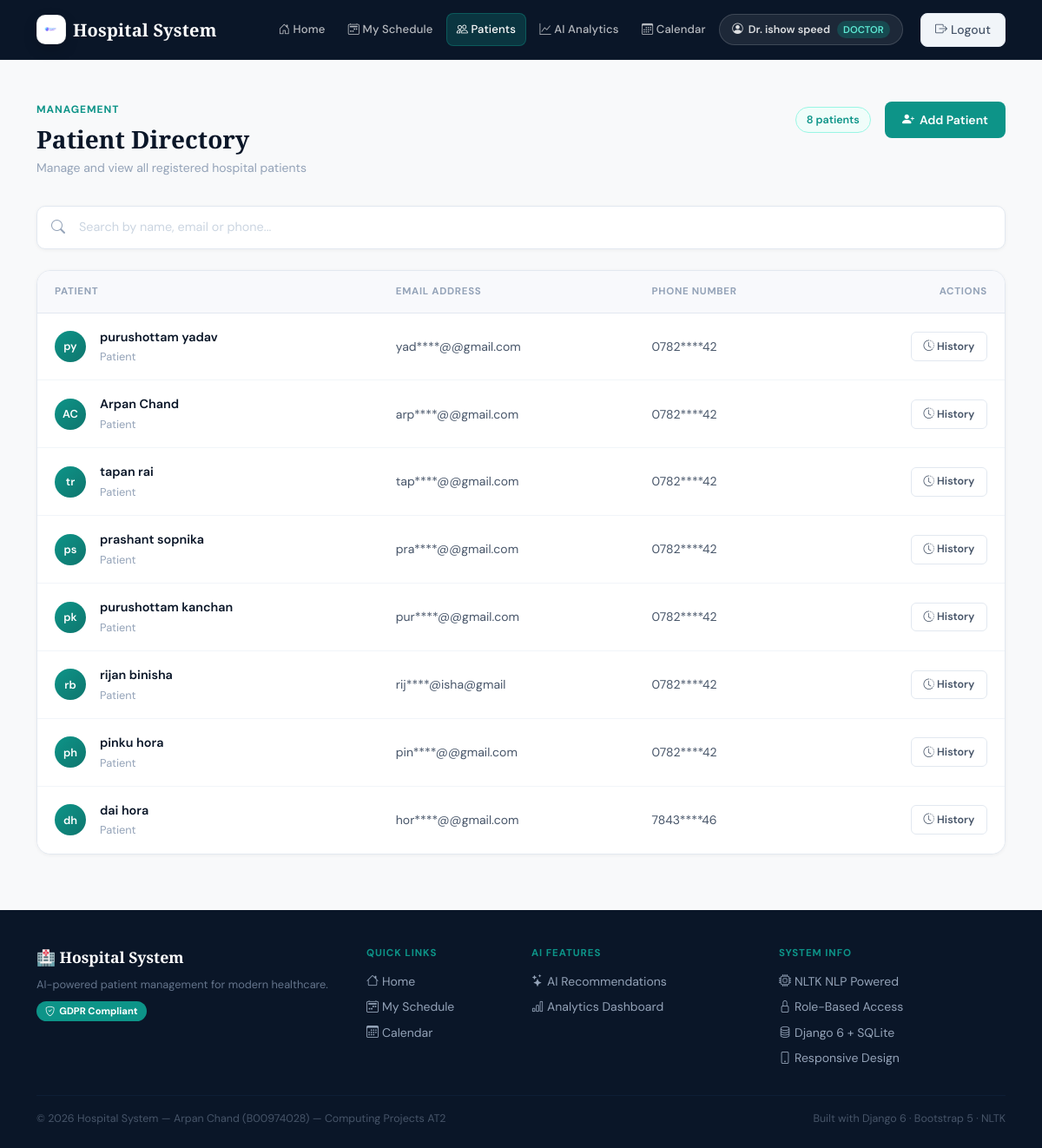
The app's page /appointments/patient_list/ (signed in) with its own data.
### appointments/models.py (models this page shows, shortened)
class Profile(models.Model):
    ROLE_CHOICES = [
        ("ADMIN", "Admin"),
        ("DOCTOR", "Doctor"),
        ("PATIENT", "Patient"),
    ]
    user = models.OneToOneField(User, on_delete=models.CASCADE)
    role = models.CharField(max_length=10, choices=ROLE_CHOICES, default="PATIENT")
    patient = models.OneToOneField("Patient", on_delete=models.SET_NULL, null=True, blank=True)
    doctor = models.OneToOneField("Doctor", on_delete=models.SET_NULL, null=True, blank=True)

class Doctor(models.Model):
    first_name = models.CharField(max_length=100)
    last_name = models.CharField(max_length=100)
    specialization = models.CharField(max_length=100)

class Patient(models.Model):
    first_name = models.CharField(max_length=100)
    last_name = models.CharField(max_length=100)
    email = models.EmailField(unique=True)
    phone_number = models.CharField(max_length=15)

### appointments/permissions.py (the view)
        def wrapper(request, *args, **kwargs):
            if not request.user.is_authenticated:
                return redirect("login")
            role = getattr(getattr(request.user, "profile", None), "role", None)
            if role not in allowed_roles:
                messages.error(request, "You do not have permission to access this page.")
                return redirect("home")
            return view_func(request, *args, **kwargs)

### appointments/permissions.py (called while the page is built)
def role_required(*allowed_roles):
    def decorator(view_func):
        def wrapper(request, *args, **kwargs):
            if not request.user.is_authenticated:
                return redirect("login")
            role = getattr(getattr(request.user, "profile", None), "role", None)
            if role not in allowed_roles:
                messages.error(request, "You do not have permission to access this page.")
                return redirect("home")
            return view_func(request, *args, **kwargs)
        return wrapper
    return decorator

### appointments/views.py (called while the page is built)
@role_required("ADMIN", "DOCTOR")
def patient_list(request):
    query = request.GET.get('q', '')
    if query:
        patients = Patient.objects.filter(
            first_name__icontains=query
        ) | Patient.objects.filter(
            last_name__icontains=query
        ) | Patient.objects.filter(
            email__icontains=query
        )
    else:
        patients = Patient.objects.all()
    return render(request, "appointments/patient_list.html", {
        "patients": patients,
        "query": query
    })

### appointments/templates/appointments/patient_list.html (shortened to what this page needs)
{% extends "appointments/base.html" %}
{% block content %}
<div class="d-flex justify-content-between align-items-start page-header fade-in fade-in-1">
  <div>
    <div class="page-label">Management</div>
    <h1 class="page-title">Patient Directory</h1>
    <p class="page-sub">Manage and view all registered hospital patients</p>
  </div>
  <div class="d-flex align-items-center gap-3">
    {% if patients %}
      <span class="count-badge">{{ patients|length }} patient{{ patients|length|pluralize }}</span>
    {% endif %}
    <a href="{% url 'add_patient' %}" class="btn-add">
      <i class="bi bi-person-plus-fill"></i> Add Patient
    </a>
  </div>
</div>
<div class="search-wrap fade-in fade-in-2">
  <i class="bi bi-search"></i>
  <input
    type="text"
    id="patientSearch"
    placeholder="Search by name, email or phone..."
    autocomplete="off">
</div>
<div class="patient-table fade-in fade-in-3">
  <table class="table table-borderless mb-0">
    <thead>
      <tr>
        <th>Patient</th>
        <th>Email Address</th>
        <th>Phone Number</th>
        <th class="text-end">Actions</th>
      </tr>
    </thead>
    <tbody id="patientTableBody">
      {% for p in patients %}
      <tr>
        <td>
          <div class="d-flex align-items-center gap-3">
            <div class="patient-avatar">
              {{ p.first_name|first }}{{ p.last_name|first }}
            </div>
            <div>
              <div class="patient-name">{{ p.first_name }} {{ p.last_name }}</div>
              <div class="patient-meta">Patient</div>
            </div>
          </div>
        </td>
    <td>
  <span style="color:#475569;font-size:0.875rem;">
    {% with email=p.email %}
      {{ email|slice:":3" }}****@{{ email|slice:"4:" |cut:"@"|slice:"-0" }}{{ email|slice:"-10:" }}
    {% endwith %}
  </span>
</td>
<td>
  <span style="color:#475569;font-size:0.875rem;">
    {{ p.phone_number|slice:":4" }}****{{ p.phone_number|slice:"-2:" }}
  </span>
</td>
        <td class="text-end">
          <div class="d-flex justify-content-end gap-2">
            <a href="{% url 'patient_history' p.id %}" class="btn-action">
              <i class="bi bi-clock-history"></i> History
            </a>
          </div>
        </td>
      </tr>
      {% endfor %}
    </tbody>
  </table>
</div>
{% endblock %}

### appointments/templates/appointments/base.html (shortened to what this page needs)
{% load static %}
<!DOCTYPE html>
<html lang="en">
<head>
  <link href="https://cdn.jsdelivr.net/npm/bootstrap@5.3.3/dist/css/bootstrap.min.css" rel="stylesheet">
  <link href="https://cdn.jsdelivr.net/npm/bootstrap-icons@1.11.3/font/bootstrap-icons.min.css" rel="stylesheet">
  <link rel="stylesheet" href="{% static 'css/style.css' %}">
</head>
<body class="bg-light">
<nav class="navbar navbar-expand-lg navbar-dark" style="background: #0a1628;">
  <div class="container">
    <a class="navbar-brand fw-semibold d-flex align-items-center gap-2" href="{% url 'home' %}">
      <img src="{% static 'img/logo.png' %}" alt="Hospital Logo"
           style="height:34px;width:34px;object-fit:contain;border-radius:10px;
                  background:#fff;padding:5px;border:1px solid rgba(0,0,0,.08);
                  box-shadow:0 6px 16px rgba(0,0,0,.15);">
      <span>Hospital System</span>
    </a>
    <div class="collapse navbar-collapse" id="nav">
      <ul class="navbar-nav ms-auto align-items-lg-center gap-lg-1">
        {% if request.user.is_authenticated %}
          {% with role=request.user.profile.role %}
            {% url 'home' as url_home %}
            <li class="nav-item">
              <a class="nav-link {% if request.path == url_home %}active{% endif %}" href="{{ url_home }}">
                <i class="bi bi-house-door"></i> Home
              </a>
            </li>
            {% if role == "ADMIN" %}
              {% url 'patient_list' as url_patients %}
              <li class="nav-item">
                <a class="nav-link {% if request.path == url_patients %}active{% endif %}" href="{{ url_patients }}">
                  <i class="bi bi-people"></i> Patients
                </a>
              </li>
              {% url 'add_availability' as url_avail %}
              <li class="nav-item">
                <a class="nav-link {% if request.path == url_avail %}active{% endif %}" href="{{ url_avail }}">
                  <i class="bi bi-calendar-plus"></i> Add Slots
                </a>
              </li>
              {% url 'appointment_list' as url_appts %}
              <li class="nav-item">
                <a class="nav-link {% if request.path == url_appts %}active{% endif %}" href="{{ url_appts }}">
                  <i class="bi bi-calendar2-week"></i> Appointments
                </a>
              </li>
              {% url 'ai_analytics' as url_analytics %}
              <li class="nav-item">
                <a class="nav-link {% if request.path == url_analytics %}active{% endif %}" href="{{ url_analytics }}">
                  <i class="bi bi-graph-up"></i> AI Analytics
                </a>
              </li>
              <li class="nav-item">
                <a class="nav-link" href="{% url 'availability_calendar' %}">
                  <i class="bi bi-calendar3"></i> Calendar
                </a>
              </li>
            {% elif role == "DOCTOR" %}
              {% url 'doctor_schedule' as url_schedule %}
              <li class="nav-item">
                <a class="nav-link {% if request.path == url_schedule %}active{% endif %}" href="{{ url_schedule }}">
                  <i class="bi bi-calendar2-week"></i> My Schedule
                </a>
              </li>
              {% url 'patient_list' as url_patients %}
              <li class="nav-item">
                <a class="nav-link {% if request.path == url_patients %}active{% endif %}" href="{{ url_patients }}">
                  <i class="bi bi-people"></i> Patients
                </a>
              </li>
              {% url 'ai_analytics' as url_analytics %}
              <li class="nav-item">
                <a class="nav-link {% if request.path == url_analytics %}active{% endif %}" href="{{ url_analytics }}">
                  <i class="bi bi-graph-up"></i> AI Analytics
                </a>
              </li>
              <li class="nav-item">
                <a class="nav-link" href="{% url 'availability_calendar' %}">
                  <i class="bi bi-calendar3"></i> Calendar
                </a>
              </li>
            {% endif %}
            {% if role == "ADMIN" or role == "DOCTOR" %}
            <li class="nav-item me-2">
              <span style="background:rgba(255,255,255,0.08);border:1px solid rgba(255,255,255,0.15);
                color:rgba(255,255,255,0.85);font-size:0.78rem;font-weight:600;
                padding:0.4rem 0.9rem;border-radius:999px;font-family:'DM Sans',sans-serif;
                display:inline-flex;align-items:center;gap:6px;">
                <i class="bi bi-person-circle"></i>
                {% if role == "DOCTOR" and request.user.profile.doctor %}
                  Dr. {{ request.user.profile.doctor.first_name }} {{ request.user.profile.doctor.last_name }}
                {% else %}
                  {{ request.user.username }}
                {% endif %}
                <span style="background:rgba(13,148,136,0.3);color:#5eead4;
                  font-size:0.7rem;padding:1px 7px;border-radius:999px;margin-left:2px;">
                  {{ role }}
                </span>
              </span>
            </li>
            {% endif %}
            <li class="nav-item ms-lg-2">
              <a class="btn btn-light btn-sm fw-medium px-3 py-2" href="{% url 'logout' %}">
                <i class="bi bi-box-arrow-right"></i> Logout
              </a>
            </li>
          {% endwith %}
        {% endif %}
      </ul>
    </div>
  </div>
</nav>
<div class="container my-5">
  {% block content %}{% endblock %}
</div>
<footer class="site-footer">
  <div class="container">
    <div class="row g-4">
      <div class="col-md-4">
        <div class="footer-brand">🏥 Hospital System</div>
        <p class="footer-tagline">AI-powered patient management for modern healthcare.</p>
        <div class="mt-2">
          <span class="footer-badge"><i class="bi bi-shield-check"></i> GDPR Compliant</span>
        </div>
      </div>
      <div class="col-md-2">
        <div class="footer-heading">Quick Links</div>
        <ul class="footer-links">
          <li><a href="{% url 'home' %}"><i class="bi bi-house me-1"></i>Home</a></li>
          {% if user.is_authenticated %}
            {% if user.profile.role == 'DOCTOR' %}
              <li><a href="{% url 'doctor_schedule' %}"><i class="bi bi-calendar2-week me-1"></i>My Schedule</a></li>
              <li><a href="{% url 'availability_calendar' %}"><i class="bi bi-calendar3 me-1"></i>Calendar</a></li>
            {% endif %}
          {% endif %}
        </ul>
      </div>
      <div class="col-md-3">
        <div class="footer-heading">AI Features</div>
        <ul class="footer-links">
          <li><a href="{% url 'ai_recommend' %}"><i class="bi bi-stars me-1"></i>AI Recommendations</a></li>
          <li><a href="{% url 'ai_analytics' %}"><i class="bi bi-bar-chart me-1"></i>Analytics Dashboard</a></li>
        </ul>
      </div>
      <div class="col-md-3">
        <div class="footer-heading">System Info</div>
        <ul class="footer-links">
          <li><i class="bi bi-cpu me-1"></i>NLTK NLP Powered</li>
          <li><i class="bi bi-lock me-1"></i>Role-Based Access</li>
          <li><i class="bi bi-database me-1"></i>Django 6 + SQLite</li>
          <li><i class="bi bi-phone me-1"></i>Responsive Design</li>
        </ul>
      </div>
    </div>
    <hr class="footer-divider">
    <div class="d-flex justify-content-between align-items-center flex-wrap gap-2">
      <div class="footer-bottom">© 2026 Hospital System — Arpan Chand (B00974028) — Computing Projects AT2</div>
      <div class="footer-bottom">Built with Django 6 · Bootstrap 5 · NLTK</div>
    </div>
  </div>
</footer>
</body>
</html>

### static/css/style.css (style rules this page uses)
:root { --navy: #0a1628; --navy-mid: #112240; --teal: #0d9488; --teal-light: #14b8a6; --teal-pale: #f0fdfa; --gold: #d4a853; --gold-light: #f0c97a; --white: #ffffff; --off-white: #f8f9fc; --gray-100: #f1f5f9; --gray-200: #e2e8f0; --gray-400: #94a3b8; --gray-600: #475569; --gray-800: #1e293b; --success: #059669; --danger: #dc2626; --shadow-sm: 0 1px 3px rgba(0,0,0,0.08), 0 1px 2px rgba(0,0,0,0.04); --shadow-md: 0 4px 16px rgba(0,0,0,0.08), 0 2px 6px rgba(0,0,0,0.04); --shadow-lg: 0 20px 48px rgba(0,0,0,0.12), 0 8px 16px rgba(0,0,0,0.06); --radius: 14px; --radius-sm: 8px; --radius-lg: 20px; }
* { box-sizing: border-box; }
body { font-family: 'DM Sans', sans-serif; background: var(--off-white); color: var(--gray-800); font-size: 15px; line-height: 1.65; -webkit-font-smoothing: antialiased; }
h1, h2, h3, h4, h5 { font-family: 'Playfair Display', serif; color: var(--navy); line-height: 1.3; }
.navbar { background: var(--navy) !important; border-bottom: 1px solid rgba(255,255,255,0.06); padding: 0.75rem 0; position: sticky; top: 0; z-index: 1000; backdrop-filter: blur(12px); }
.navbar-brand { font-family: 'Playfair Display', serif; font-size: 1.25rem; font-weight: 600; color: var(--white) !important; letter-spacing: 0.01em; }
.navbar-nav .nav-link { font-family: 'DM Sans', sans-serif; font-size: 0.875rem; font-weight: 500; color: rgba(255,255,255,0.7) !important; padding: 0.5rem 0.875rem !important; border-radius: var(--radius-sm); transition: all 0.2s ease; letter-spacing: 0.01em; }
.navbar-nav .nav-link.active { color: var(--white) !important; background: rgba(13,148,136,0.25); border: 1px solid rgba(13,148,136,0.4); }
.btn { font-family: 'DM Sans', sans-serif; font-weight: 500; border-radius: var(--radius-sm); font-size: 0.875rem; transition: all 0.2s ease; letter-spacing: 0.01em; }
.btn-light { background: var(--gray-100) !important; border-color: var(--gray-200) !important; color: var(--gray-600) !important; }
.table { font-family: 'DM Sans', sans-serif; }
.table thead th { font-size: 0.72rem; font-weight: 600; text-transform: uppercase; letter-spacing: 0.06em; color: var(--gray-400); background: var(--gray-100) !important; border-bottom: none; padding: 0.85rem 1rem; }
.table tbody td { padding: 1rem; border-bottom: 1px solid var(--gray-100); vertical-align: middle; color: var(--gray-800); }
.table tbody tr:last-child td { border-bottom: none; }
.fade-in { animation: fadeInUp 0.4s ease forwards; }
.fade-in-1 { animation-delay: 0.05s; opacity: 0; }
.fade-in-2 { animation-delay: 0.1s; opacity: 0; }
.fade-in-3 { animation-delay: 0.15s; opacity: 0; }
.navbar-nav .nav-link { font-size: 0.82rem !important; padding: 0.45rem 0.7rem !important; }

### appointments/templates/appointments/base.html (style rules this page uses)
.site-footer { background: #0a1628; color: #94a3b8; padding: 2.5rem 0 1.5rem; margin-top: 4rem; font-family: 'DM Sans', sans-serif; font-size: 0.875rem; }
.footer-brand { font-family: 'Playfair Display', serif; font-size: 1.1rem; color: #fff; font-weight: 600; margin-bottom: 0.4rem; }
.footer-tagline { font-size: 0.8rem; color: #64748b; margin-bottom: 0; }
.footer-heading { font-size: 0.72rem; font-weight: 700; text-transform: uppercase; letter-spacing: 0.08em; color: #0d9488; margin-bottom: 0.75rem; }
.footer-links { list-style: none; padding: 0; margin: 0; }
.footer-links li { margin-bottom: 0.4rem; }
.footer-links a { color: #94a3b8; text-decoration: none; transition: color 0.2s; }
.footer-divider { border-color: #1e3a5f; margin: 1.5rem 0 1rem; }
.footer-bottom { font-size: 0.78rem; color: #475569; }
.footer-badge { display: inline-flex; align-items: center; gap: 5px; background: #0d9488; color: #fff; padding: 2px 10px; border-radius: 999px; font-size: 0.7rem; font-weight: 700; }

### records on screen
Profile: role "DOCTOR"
Patient: first_name|first "p", last_name|first "y", first_name "purushottam", last_name "yadav", email "yad", email "@gmail.com", phone_number "0782", phone_number "42"
Patient: first_name|first "A", last_name|first "C", first_name "Arpan", last_name "Chand", email "arp", email "@gmail.com", phone_number "0782", phone_number "42"
Patient: first_name|first "t", last_name|first "r", first_name "tapan", last_name "rai", email "tap", email "@gmail.com", phone_number "0782", phone_number "42"
Patient: first_name|first "p", last_name|first "s", first_name "prashant", last_name "sopnika", email "pra", email "@gmail.com", phone_number "0782", phone_number "42"
Patient: first_name|first "p", last_name|first "k", first_name "purushottam", last_name "kanchan", email "pur", email "@gmail.com", phone_number "0782", phone_number "42"
Patient: first_name|first "r", last_name|first "b", first_name "rijan", last_name "binisha", email "rij", email "isha@gmail", phone_number "0782", phone_number "42"
Patient: first_name|first "p", last_name|first "h", first_name "pinku", last_name "hora", email "pin", email "@gmail.com", phone_number "0782", phone_number "42"
Patient: first_name|first "d", last_name|first "h", first_name "dai", last_name "hora", email "hor", email "@gmail.com", phone_number "7843", phone_number "46"

### other values on screen
{{ request.user.profile.doctor.first_name }} "ishow"
{{ request.user.profile.doctor.last_name }} "speed"
{{ patients|length }} "8"
